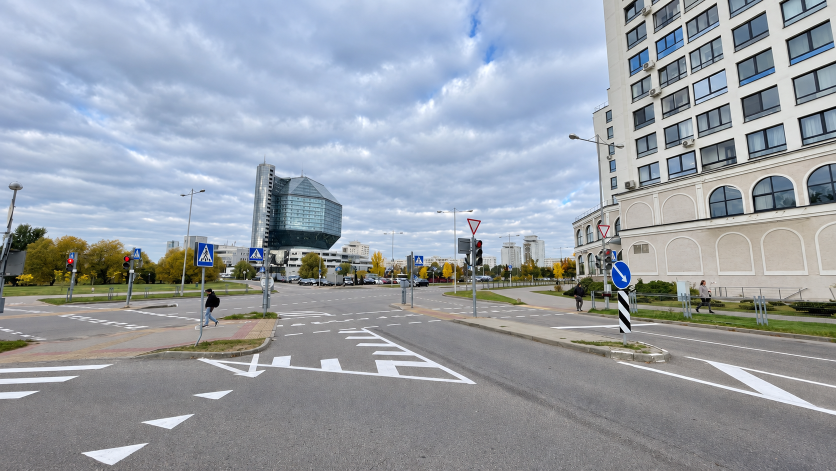
#> input picture materials/Фото обработанное/21.png, 1672 x 941 px (shown at 1/2 size)
$ python gen_textures.py
#> lines starting #> are read from the running program, lines starting #| are printed output that depends on the picture; after the words box and inside, x2 and y2 are one past the last pixel; in counts of white or black regions, pixels touching at a corner belong together
import os
import sys
import numpy as np
from PIL import Image, ImageFilter

ROOT = os.path.dirname(os.path.abspath(__file__))
OUT = os.path.join(ROOT, "textures")
PHOTOS = os.path.join(ROOT, "..", "materials", "Фото обработанное")
os.makedirs(OUT, exist_ok=True)
rng = np.random.default_rng(123)


def smooth_noise(size, scale, seed):
    r = np.random.default_rng(seed)
    n = max(2, size // scale)
    base = r.random((n, n)).astype(np.float32)
    img = Image.fromarray((base * 255).astype(np.uint8)).resize((size, size), Image.BICUBIC)
    return np.asarray(img, np.float32) / 255.0


def tileable_noise(size, scale, seed):
    r = np.random.default_rng(seed)
    n = max(2, size // scale)
    base = r.random((n, n)).astype(np.float32)
    tiled = np.tile(base, (3, 3))
    img = Image.fromarray((tiled * 255).astype(np.uint8)).resize((size * 3, size * 3), Image.BICUBIC)
    a = np.asarray(img, np.float32) / 255.0
    return a[size:2 * size, size:2 * size]


def herringbone(size=1024, L=5):
#> called with size = 1024, L = 5
    period = 2 * L
    px = size / period
    yy, xx = np.mgrid[0:size, 0:size].astype(np.float32) / px
    plank_id = np.full((size, size), -1, np.int64)
    along = np.zeros((size, size), np.float32)
    across = np.zeros((size, size), np.float32)
    for i in range(-3 * period, 3 * period):
        for j in range(-3, 4):
            ox = i + j * L
            oy = i - j * L
            for kind, (x0, y0, dx, dy) in enumerate([(ox, oy, L, 1), (ox, oy + 1, 1, L)]):
                for tx in (-period, 0, period):
                    for ty in (-period, 0, period):
                        X0, Y0 = x0 + tx, y0 + ty
                        if X0 >= period or Y0 >= period or X0 + dx <= 0 or Y0 + dy <= 0:
                            continue
                        m = (xx >= X0) & (xx < X0 + dx) & (yy >= Y0) & (yy < Y0 + dy)
                        if not m.any():
                            continue
                        key = ((X0 % period) * period + (Y0 % period)) * 2 + kind
                        plank_id[m] = key
                        if kind == 0:
                            along[m] = (xx[m] - X0) / dx
                            across[m] = yy[m] - Y0
                        else:
                            along[m] = (yy[m] - Y0) / dy
                            across[m] = xx[m] - X0
    ids = np.unique(plank_id)
    tone = {k: rng.normal(0, 1) for k in ids}
    t = np.vectorize(tone.get)(plank_id).astype(np.float32)
    grain_seed = (plank_id % 997).astype(np.float32)
    grain = np.sin((across * 9.0 + np.sin(along * 6.0 + grain_seed) * 0.6 + grain_seed) * 6.2831) * 0.5 + 0.5
    fine = tileable_noise(size, 6, 7)
    base = np.array([0.82, 0.56, 0.30], np.float32)
    col = base[None, None, :] * (1.0 + 0.07 * t[..., None])
    col *= (0.92 + 0.10 * grain[..., None]) * (0.96 + 0.08 * fine[..., None])
    edge_a = np.minimum(across, 1 - across) * px
    edge_l = np.minimum(along, 1 - along) * L * px
    seam = np.clip(np.minimum(edge_a, edge_l) / 1.6, 0, 1)
    col *= (0.55 + 0.45 * seam[..., None])
    img = Image.fromarray((np.clip(col, 0, 1) * 255).astype(np.uint8))
#> img: PIL image 1024x1024 RGB
    img.save(os.path.join(OUT, "floor_herringbone.jpg"), quality=88)


def plaster(size=1024):
    a = tileable_noise(size, 64, 1) * 0.5 + tileable_noise(size, 16, 2) * 0.3 + tileable_noise(size, 4, 3) * 0.2
#> call 4 of tileable_noise, with size = 1024, scale = 4, seed = 3
#> in tileable_noise (call 4), `base = r.random((n, n)).astype(np.float32)`:
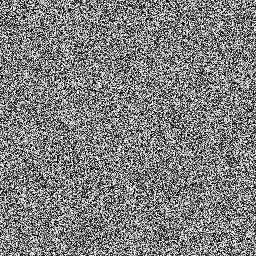
#> base: shape (256, 256) float32; min 6.9e-06, max 1, mean 0.5
#> in tileable_noise (call 4), `tiled = np.tile(base, (3, 3))`:
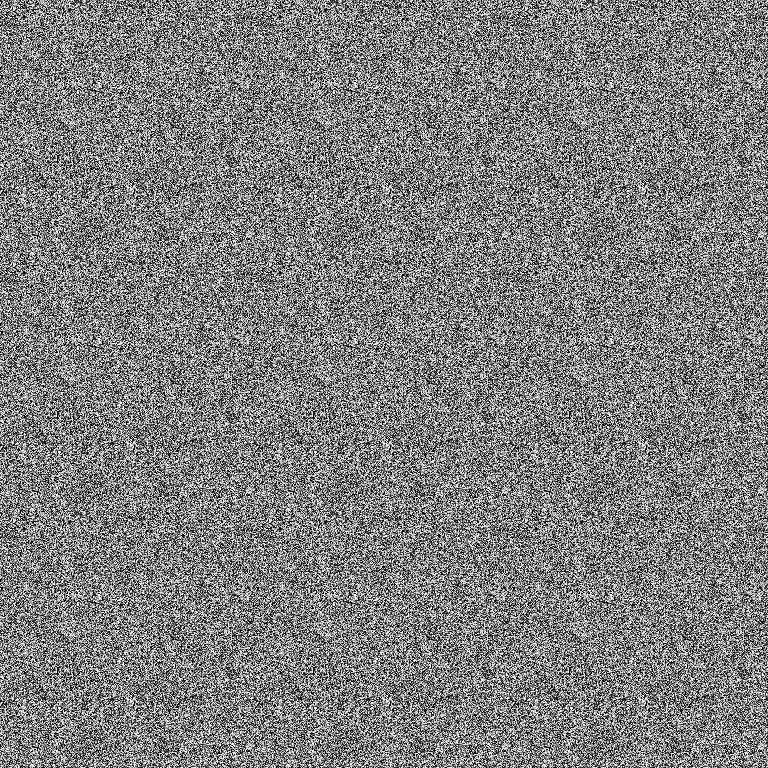
#> tiled: shape (768, 768) float32; min 6.9e-06, max 1, mean 0.5
#> in tileable_noise (call 4), `return a[size:2 * size, size:2 * size]`:
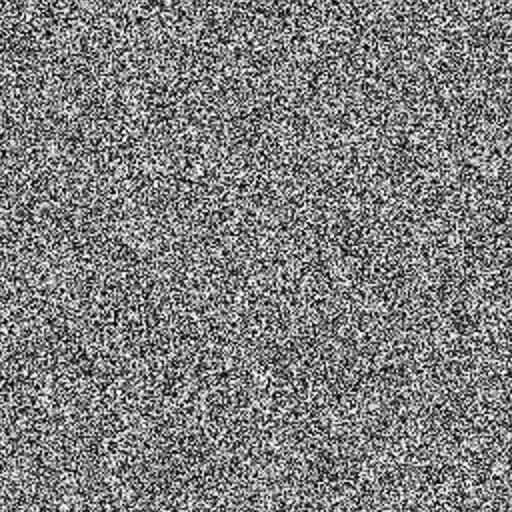
#> returned value: shape (1024, 1024) float32 (shown at 1/2 size); min 0, max 1, mean 0.498
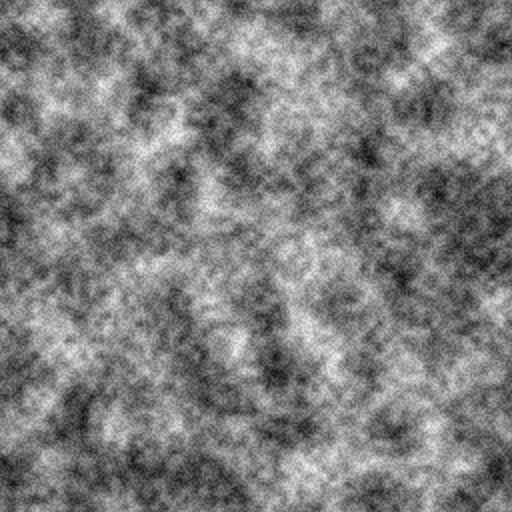
#> a: shape (1024, 1024) float32 (shown at 1/2 size); min 0.0333, max 0.966, mean 0.498
    base = np.array([0.90, 0.87, 0.81], np.float32)
    col = base[None, None, :] * (0.93 + 0.12 * a[..., None])
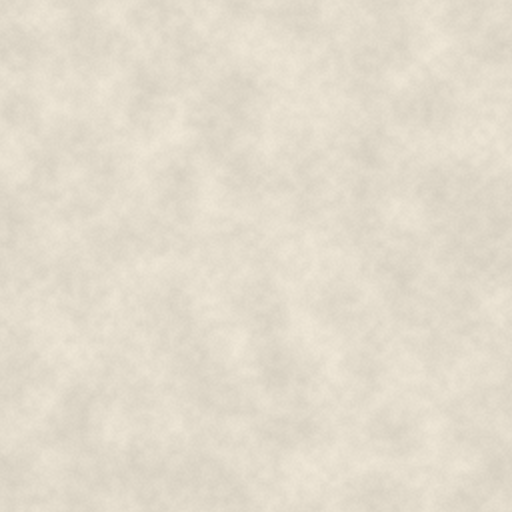
#> col: shape (1024, 1024, 3) float32 (shown at 1/2 size); mean of channels 0, 1, 2 0.888, 0.864, 0.804; drawn as R, G, B
    Image.fromarray((np.clip(col, 0, 1) * 255).astype(np.uint8)).save(os.path.join(OUT, "wall_plaster.jpg"), quality=85)


CLUTTER = [
    (125, 155, 500, 600), (240, 268, 505, 620), (252, 290, 490, 525), (380, 440, 480, 700),
    (492, 552, 490, 640), (796, 815, 555, 615), (815, 852, 500, 620), (905, 972, 430, 640),
    (1140, 1180, 560, 630), (395, 415, 645, 700),
]


def inpaint_rows(a, x0, x1, y0, y1):
    left = a[y0:y1, max(0, x0 - 3):x0].mean(axis=1)
    right = a[y0:y1, x1:x1 + 3].mean(axis=1)
    t = np.linspace(0, 1, x1 - x0)[None, :, None]
    fill = left[:, None, :] * (1 - t) + right[:, None, :] * t
    fill += rng.normal(0, 4, fill.shape)
    a[y0:y1, x0:x1] = fill


def view():
    src = Image.open(os.path.join(PHOTOS, "21.png")).convert("RGB")
#> src is the input picture: PIL image 1672x941 RGB; mean R, G, B 151.8, 158.7, 167
    a = np.asarray(src, np.float32).copy()
#> a: shape (941, 1672, 3) float32
    for x0, x1, y0, y1 in CLUTTER:
        inpaint_rows(a, x0, x1, y0, y1)
    img = Image.fromarray(np.clip(a, 0, 255).astype(np.uint8))
#> img: PIL image 1672x941 RGB
    soft = img.filter(ImageFilter.GaussianBlur(2))
    mask = Image.new("L", img.size, 0)
#> mask: PIL image 1672x941 L; every value is 0
    for x0, x1, y0, y1 in CLUTTER:
        mask.paste(255, (x0 - 2, y0, x1 + 2, y1))
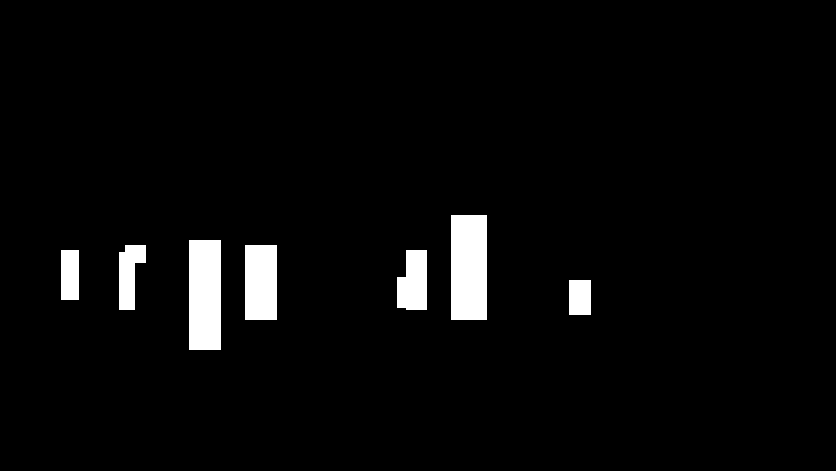
#> mask: PIL image 1672x941 L (shown at 1/2 size); 3.6% white; 7 white regions, largest, box (x1, y1, x2, y2) and area: (903, 430, 974, 640) 14910, (378, 480, 442, 700) 14080, (490, 490, 554, 640) 9600
    img = Image.composite(soft, img, mask.filter(ImageFilter.GaussianBlur(3)))
    crop = img.crop((60, 0, 1140, 600))
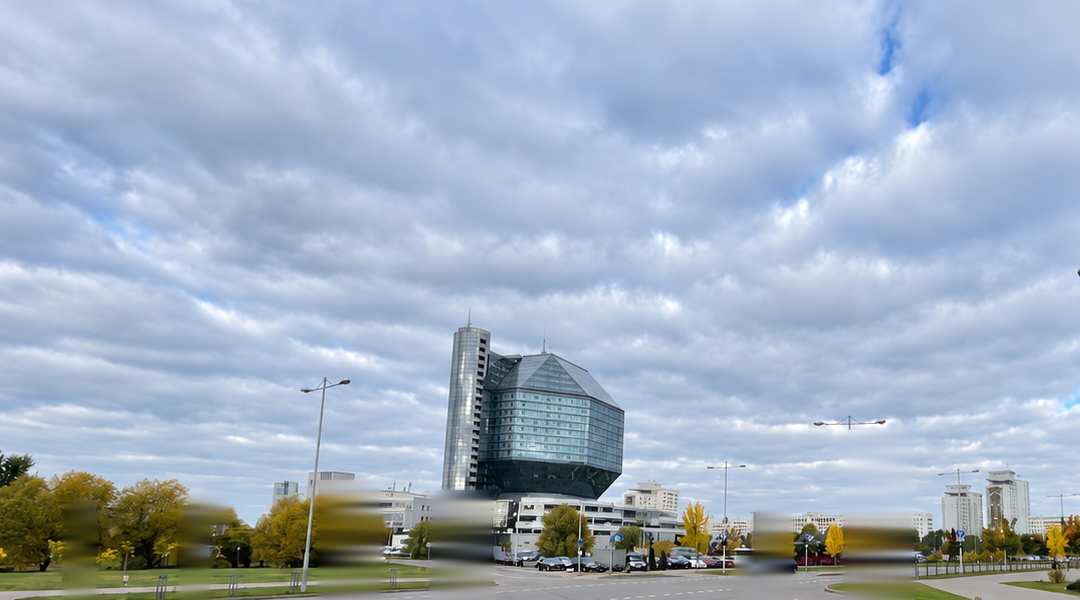
#> crop: PIL image 1080x600 RGB; mean R, G, B 161.1, 176.1, 194.5
    crop = crop.resize((2048, int(2048 * crop.size[1] / crop.size[0])), Image.LANCZOS)
#> crop: PIL image 2048x1137 RGB
    crop.save(os.path.join(OUT, "view_library.jpg"), quality=85)


if __name__ == "__main__":
    herringbone()
    plaster()
    view()
    print("ok", os.listdir(OUT))
